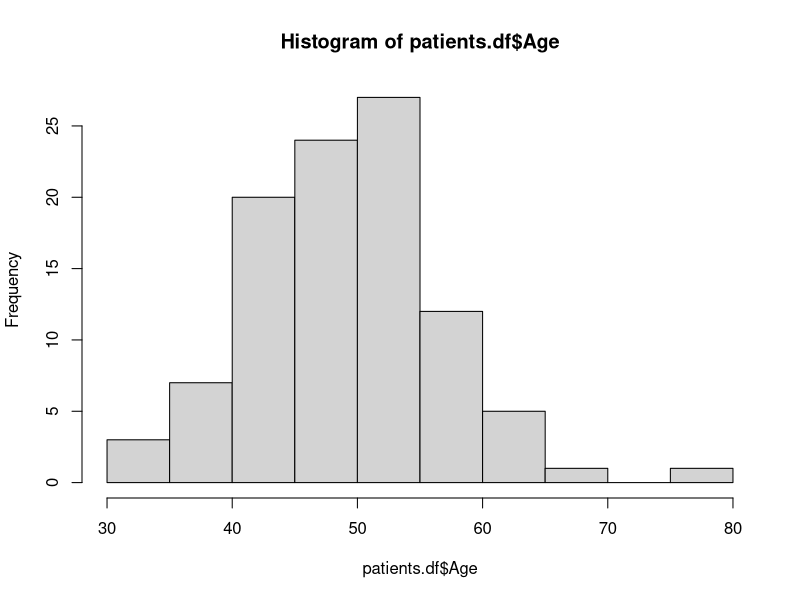
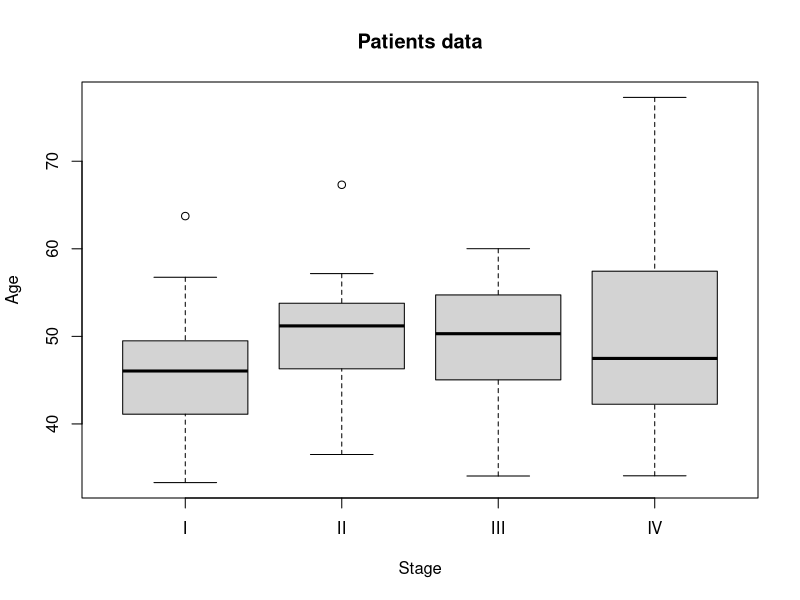
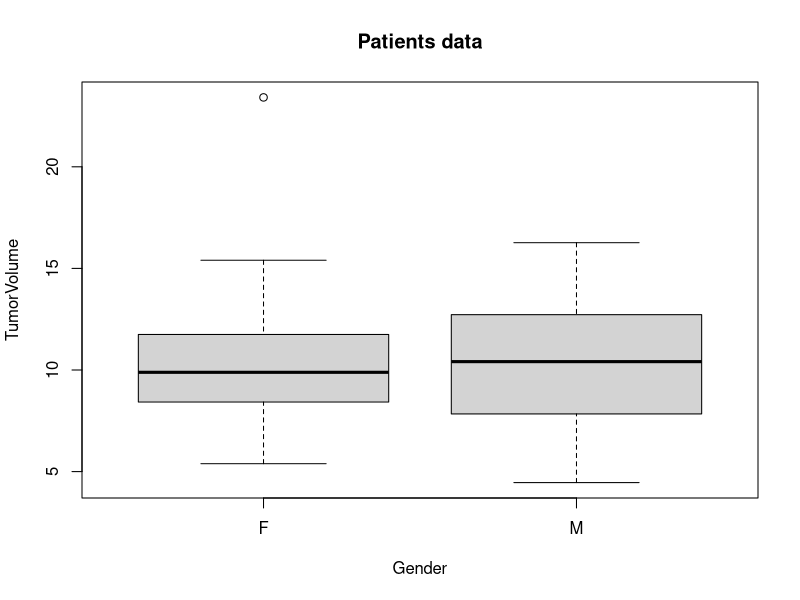
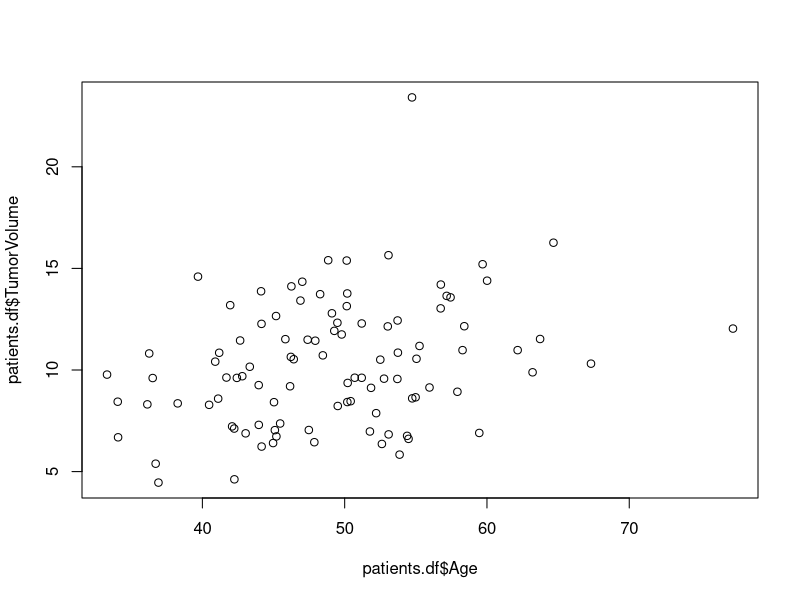

Generate these figures, in order, with R:
## ---- chunk 1
knitr::opts_chunk$set(echo = TRUE)
## ---- chunk 2
set.seed(21341)
patients.df <- data.frame(
  "ID"=paste0("p",1:100)
  ,"Gender"=factor(sample(c("F","M"),100,replace = T))
  ,"Stage"=factor(sample(c("I","II","III","IV"),100,replace = T))
  ,"Age"=rgamma(100,shape = 50)
  ,"TumorVolume"=rgamma(100,shape = 10)
  ,stringsAsFactors = F)

head(patients.df)


## ---- chunk 3
quantile(patients.df$Age)
## ---- chunk 4
hist(patients.df$Age)
## ---- chunk 5
summary(patients.df$Stage)
table(patients.df$Stage)
## ---- chunk 6
boxplot(Age ~ Stage, patients.df
  , ylab="Age",xlab="Stage",main="Patients data")
## ---- chunk 7
boxplot(TumorVolume ~ Gender, patients.df
  , ylab="TumorVolume",xlab="Gender",main="Patients data")
## ---- chunk 8
  wilcox.test(x = patients.df$TumorVolume[patients.df$Gender=="M"]
              ,y = patients.df$TumorVolume[patients.df$Gender=="F"]
              ,mu = 0,alternative = "two.sided",paired = F,T)
## ---- chunk 9
plot(patients.df$Age,patients.df$TumorVolume)
## ---- chunk 10
cor.test(patients.df$Age,patients.df$TumorVolume)
